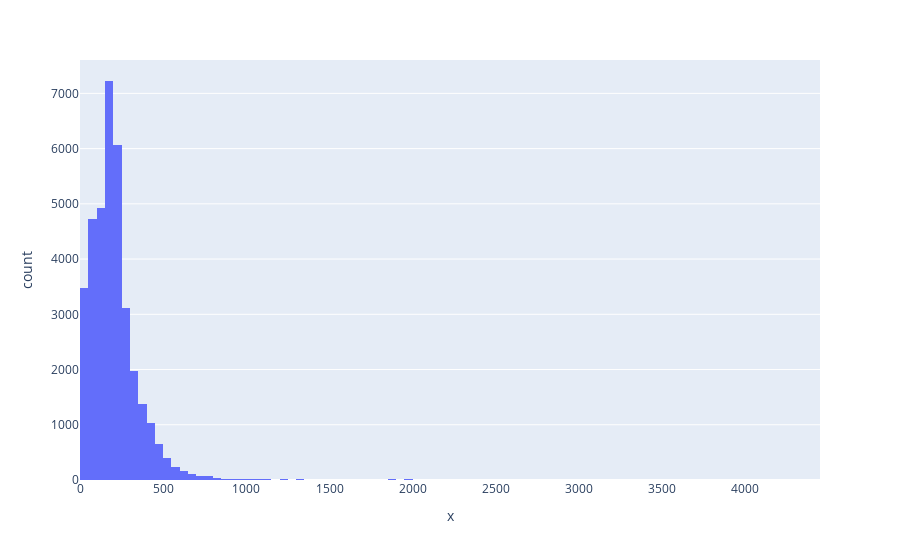

Notebook cell for this chart:
### Code cell
# Visualize the distribution of number of tokens in a text
fig = px.histogram(x = [len(nltk.word_tokenize(x)) for x in df.clean_joined], nbins = 100)
fig.show()

### Figure 1 — Plotly figure (JSON) as saved in the notebook; plotly's stock layout.template omitted (floating-point values rounded to 4 significant figures; data arrays with more than 128 entries replaced by an {"elided": "..."} marker saying what was removed)
{"data": [{"bingroup": "x", "hovertemplate": "x=%{x}<br>count=%{y}<extra></extra>", "legendgroup": "", "marker": {"color": "#636efa", "pattern": {"shape": ""}}, "name": "", "nbinsx": 100, "orientation": "v", "showlegend": false, "type": "histogram", "x": {"elided": "35919 int values"}, "xaxis": "x", "yaxis": "y"}], "layout": {"barmode": "relative", "legend": {"tracegroupgap": 0}, "margin": {"t": 60}, "xaxis": {"anchor": "y", "domain": [0, 1], "title": {"text": "x"}}, "yaxis": {"anchor": "x", "domain": [0, 1], "title": {"text": "count"}}}}
